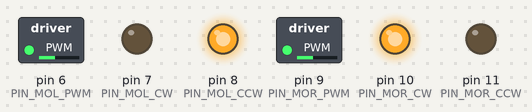
Simulated run of this sketch. Board: Arduino Uno, built with avr-gcc and run on an emulated ATmega328P. Parts: switched loads named in the sketch (green lamp = pin HIGH), output pins drawn as LEDs (lit = HIGH).

Above: at 0.05 s.
At 1.45 s:
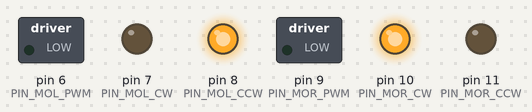
At 2.0 s:
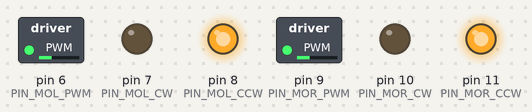
At 2.95 s:
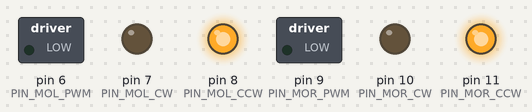
Timing chart, 0 to 3.5 s (numbered marks = the images above):
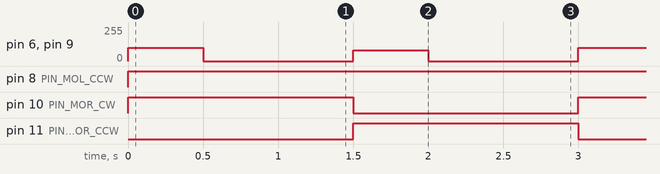

Measured:
- by itself, pin 6 (PIN_MOL_PWM), pin 9 (PIN_MOR_PWM): repeats every 3.0 s: 0/255 1.0 s, 80/255 0.50 s, 0/255 1.0 s, 100/255 0.50 s
- by itself, pin 8 (PIN_MOL_CCW): LOW → HIGH at 0.00 s
- by itself, pin 10 (PIN_MOR_CW), pin 11 (PIN_MOR_CCW): alternates HIGH for 1.5 s and LOW for 1.5 s

The sketch:

A09_Function_Motor_with_pwm.ino
```cpp
// define left motor pins
#define PIN_MOL_PWM    6
#define PIN_MOL_CW     7
#define PIN_MOL_CCW    8

// define right motor pins
#define PIN_MOR_PWM    9
#define PIN_MOR_CW    10
#define PIN_MOR_CCW   11

// "cw" is short from "clockwise"
// "ccw" is short from "counter-clockwise"
// "pwm" is short from "pulse width moduration"

void forward(unsigned int leftSpeed, unsigned int rightSpeed)
{
    // left motor rotate in ccw direction
    digitalWrite(PIN_MOL_CW, LOW);
    digitalWrite(PIN_MOL_CCW, HIGH);
    analogWrite(PIN_MOL_PWM, leftSpeed);

    // right motor rotate in cw direction
    digitalWrite(PIN_MOR_CW, HIGH);
    digitalWrite(PIN_MOR_CCW, LOW);
    analogWrite(PIN_MOR_PWM, rightSpeed);
}

void backward(unsigned int leftSpeed, unsigned int rightSpeed)
{
    // left motor rotate in cw direction
    digitalWrite(PIN_MOL_CW, HIGH);
    digitalWrite(PIN_MOL_CCW, LOW);
    analogWrite(PIN_MOL_PWM, leftSpeed);

    // right motor rotate in ccw direction
    digitalWrite(PIN_MOR_CW, LOW);
    digitalWrite(PIN_MOR_CCW, HIGH);
    analogWrite(PIN_MOR_PWM, rightSpeed);
}

void turnLeft(unsigned int leftSpeed, unsigned int rightSpeed)
{
    // left motor rotate in ccw direction
    digitalWrite(PIN_MOL_CW, HIGH);
    digitalWrite(PIN_MOL_CCW, LOW);
    analogWrite(PIN_MOL_PWM, leftSpeed);

    // right motor rotate in cw direction
    digitalWrite(PIN_MOR_CW, HIGH);
    digitalWrite(PIN_MOR_CCW, LOW);
    analogWrite(PIN_MOR_PWM, rightSpeed);
}

void turnRight(unsigned int leftSpeed, unsigned int rightSpeed)
{
    // left motor rotate in cw direction
    digitalWrite(PIN_MOL_CW, LOW);
    digitalWrite(PIN_MOL_CCW, HIGH);
    analogWrite(PIN_MOL_PWM, leftSpeed);

    // right motor rotate in ccw direction
    digitalWrite(PIN_MOR_CW, LOW);
    digitalWrite(PIN_MOR_CCW, HIGH);
    analogWrite(PIN_MOR_PWM, rightSpeed);
}

void stopRobot()
{
    // left motor stop rotation (en = 0)
    digitalWrite(PIN_MOL_PWM, LOW);

    // right motor stop rotation (en = 0)
    digitalWrite(PIN_MOR_PWM, LOW);
}

void setup()
{
    // initialize motor control pins
    pinMode(PIN_MOL_CW, OUTPUT);
    pinMode(PIN_MOL_CCW, OUTPUT);
    pinMode(PIN_MOL_PWM, OUTPUT);

    pinMode(PIN_MOR_CW, OUTPUT);
    pinMode(PIN_MOR_CCW, OUTPUT);
    pinMode(PIN_MOR_PWM, OUTPUT);
}

void loop()
{
    int pwmForwordLeft = 100, pwmForwordRight = 100;  //min = 0 and max = 255
    int pwmRotateLeft = 80, pwmRotateRight = 80;      //min = 0 and max = 255

    // move forward with forward speed for half seconds
    forward(pwmForwordLeft, pwmForwordRight);
    delay(500);

    // stop movement for half second
    stopRobot();
    delay(1000);

    // turn right with turning speed for half second
    turnRight(pwmRotateLeft, pwmRotateLeft);
    delay(500);

    // stop movement for half of second
    stopRobot();
    delay(1000);
}
```
